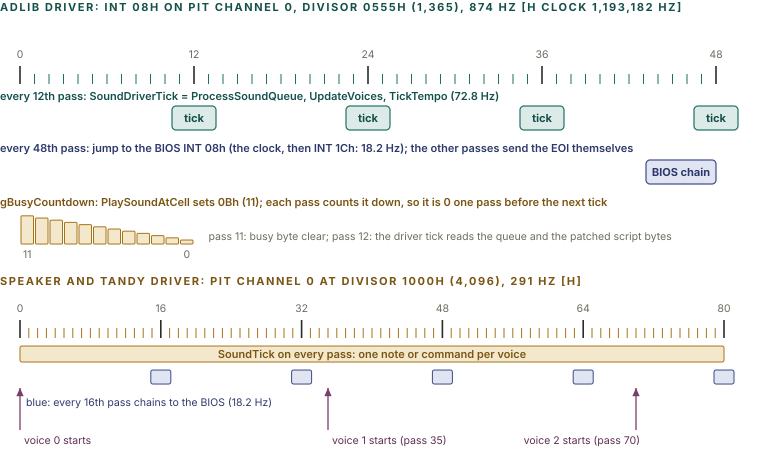

Reproduce this figure in Python.
import sys; sys.path.insert(0, '.')
from figlib import *

c = Canvas(760, 462)
TC, TS, TF = PAL["teal"]
OC, OS, OF = PAL["ochre"]
NC, NS, NF = PAL["navy"]

# ---------------- panel 1: AdLib ----------------
c.section(0, 11, "AdLib driver: INT 08h on PIT channel 0, divisor 0555h (1,365), 874 Hz [H clock 1,193,182 Hz]")
x0, u = 20, 14.5          # one pass = 14.5 units; 48 passes = 696
y = 66
for p in range(49):
    x = x0 + p * u
    big = p % 12 == 0
    c.line(x, y + (0 if big else 8), x, y + 18, stroke=TS if not big else INK, sw=1.0 if not big else 1.6)
c.text(0, y + 12, "pass", size=10.5, color=MUTED, anchor="start") if False else None
c.text(x0, y - 8, "0", size=10.5, color=MUTED, anchor="middle")
for p in (12, 24, 36, 48):
    c.text(x0 + p * u, y - 8, str(p), size=10.5, color=MUTED, anchor="middle")
# driver tick markers
y2 = 106
c.text(0, y2 - 6, "every 12th pass: SoundDriverTick = ProcessSoundQueue, UpdateVoices, TickTempo (72.8 Hz)", size=11, color=TC, weight=600)
for p in (12, 24, 36, 48):
    x = x0 + p * u
    c.rect(x - 22, y2, 44, 24, fill=TF, stroke=TS, sw=1.2, rx=4)
    c.text(x, y2 + 16, "tick", size=11, weight=700, color=TC, anchor="middle")
# bios chain
y3 = 160
c.text(0, y3 - 8, "every 48th pass: jump to the BIOS INT 08h (the clock, then INT 1Ch: 18.2 Hz); the other passes send the EOI themselves", size=11, color=NC, weight=600)
x = x0 + 48 * u
c.rect(x - 70, y3, 70, 24, fill=NF, stroke=NS, sw=1.2, rx=4)
c.text(x - 35, y3 + 16, "BIOS chain", size=11, weight=700, color=NC, anchor="middle")
# busy countdown
y4 = 214
c.text(0, y4 - 8, "gBusyCountdown: PlaySoundAtCell sets 0Bh (11); each pass counts it down, so it is 0 one pass before the next tick", size=11, color=OC, weight=600)
for k in range(12):
    x = x0 + k * u
    h = 4 + (11 - k) * 2.2 if k < 12 else 2
    c.rect(x + 1, y4 + 30 - h, u - 2, h, fill=OF, stroke=OS, sw=1, rx=1)
c.text(x0 + 0.5 * u, y4 + 44, "11", size=10.5, color=MUTED, anchor="middle")
c.text(x0 + 11.5 * u, y4 + 44, "0", size=10.5, color=MUTED, anchor="middle")
c.text(x0 + 13 * u, y4 + 26, "pass 11: busy byte clear; pass 12: the driver tick reads the queue and the patched script bytes", size=10.5, color=MUTED)

# ---------------- panel 2: speaker ----------------
c.section(0, 285, "Speaker and Tandy driver: PIT channel 0 at divisor 1000h (4,096), 291 Hz [H]", color=PAL["ochre"][0])
u2 = 8.8
x0 = 20
y = 320
for p in range(81):
    x = x0 + p * u2
    big = p % 16 == 0
    c.line(x, y + (0 if big else 8), x, y + 18, stroke=OS if not big else INK, sw=1.0 if not big else 1.6)
for p in (0, 16, 32, 48, 64, 80):
    c.text(x0 + p * u2, y - 8, str(p), size=10.5, color=MUTED, anchor="middle")
c.text(x0 + 82 * u2 - 70, y - 8, "passes", size=10.5, color=MUTED) if False else None
# SoundTick every pass: band
c.rect(x0, y + 26, 80 * u2, 16, fill=OF, stroke=OS, sw=1, rx=2)
c.text(x0 + 40 * u2, y + 38, "SoundTick on every pass: one note or command per voice", size=11, color=OC, anchor="middle", weight=600)
# chains
for p in (16, 32, 48, 64, 80):
    x = x0 + p * u2
    c.rect(x - 10, y + 50, 20, 14, fill=NF, stroke=NS, sw=1, rx=2)
c.text(x0 + 6, y + 86, "blue: every 16th pass chains to the BIOS (18.2 Hz)", size=10.5, color=NC)
# echo voices
for p, lab in ((0, "voice 0 starts"), (35, "voice 1 starts (pass 35)"), (70, "voice 2 starts (pass 70)")):
    x = x0 + p * u2
    c.arrow([(x, y + 110), (x, y + 68)], color=SOLID["plum"])
    c.text(x + 4, y + 124, lab, size=10.5, color=PAL["plum"][0], anchor="start" if p < 70 else "end")

c.save("figs/snd_timer.svg")
